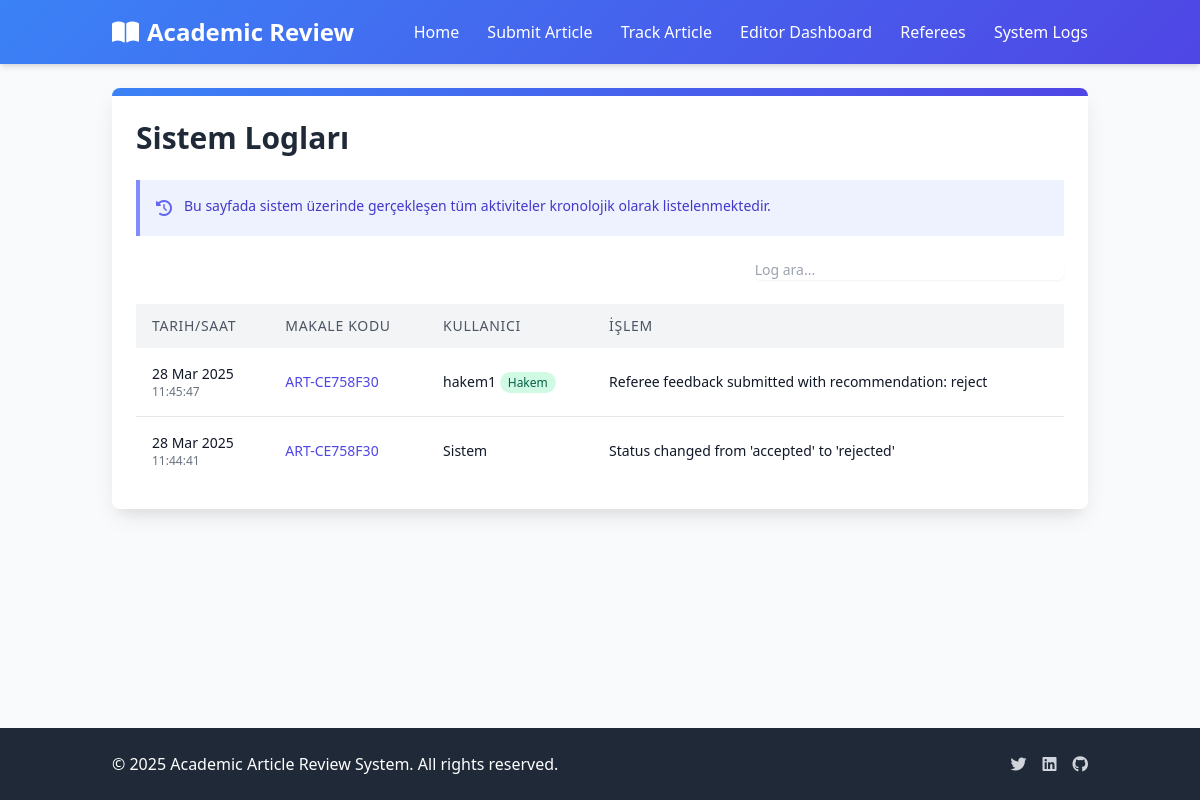
Before: /logs/ with the older database file.
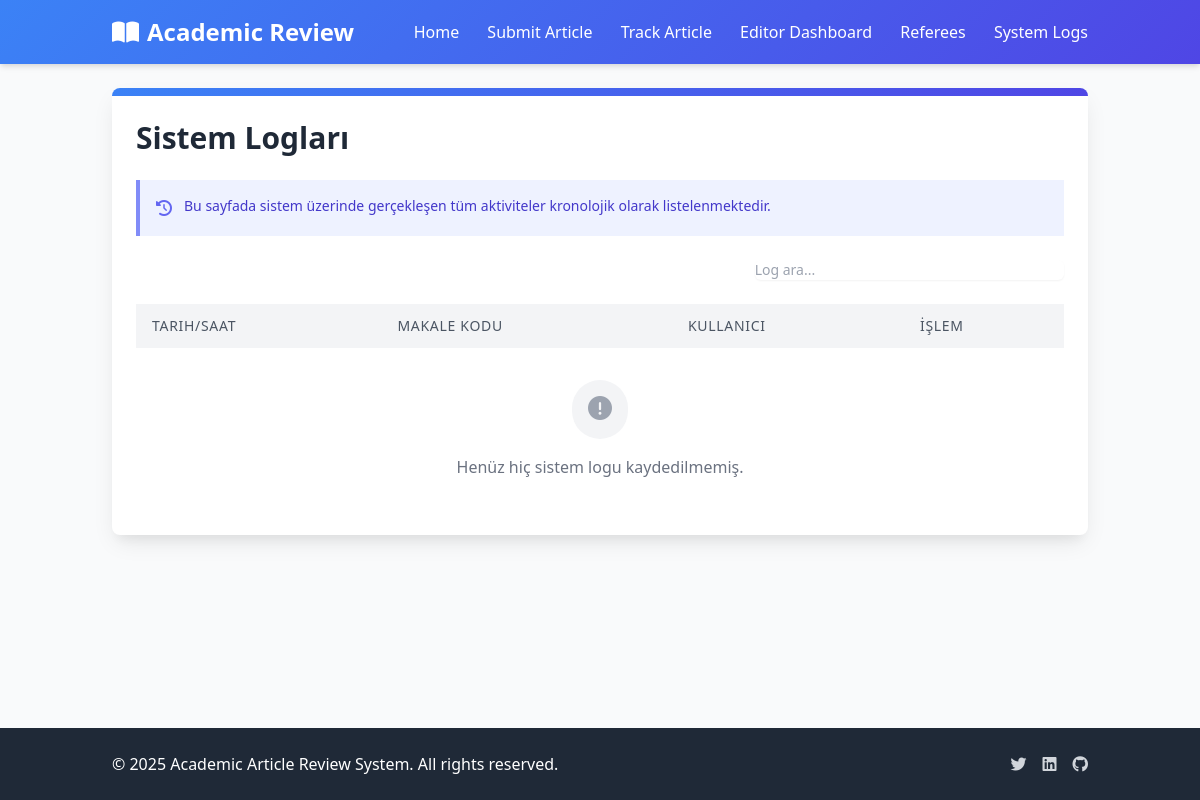
After: the same page with the newer database file.
### articles/models.py (models this page shows, shortened)
class ActivityLog(models.Model):
    article = models.ForeignKey(Article, on_delete=models.CASCADE, related_name='logs')
    user = models.ForeignKey(User, on_delete=models.SET_NULL, null=True, blank=True)
    email = models.EmailField(blank=True, null=True)  # For anonymous users
    action = models.CharField(max_length=255)
    timestamp = models.DateTimeField(auto_now_add=True)
    class Meta:
        ordering = ['-timestamp']

class Article(models.Model):
    STATUS_CHOICES = (
        ('submitted', 'Submitted'),
        ('under_review', 'Under Review'),
        ('revision_required', 'Revision Required'),
        ('accepted', 'Accepted'),
        ('rejected', 'Rejected'),
    )
    title = models.CharField(max_length=255, null=True, blank=True)
    tracking_code = models.CharField(max_length=20, unique=True, editable=False)
    email = models.EmailField()
    file = models.FileField(upload_to='articles/')
    anonymized_file = models.FileField(upload_to='anonymized_articles/', null=True, blank=True)
    status = models.CharField(max_length=50, choices=STATUS_CHOICES, default='submitted')
    submission_date = models.DateTimeField(auto_now_add=True)
    last_updated = models.DateTimeField(auto_now=True)
    referee = models.ForeignKey('Referee', on_delete=models.SET_NULL, null=True, blank=True, related_name='assigned_articles')
    extracted_authors = models.TextField(blank=True, null=True, help_text="Automatically extracted author names")
    extracted_institutions = models.TextField(blank=True, null=True, help_text="Automatically extracted institutions")
    extracted_keywords = models.TextField(blank=True, null=True, help_text="Automatically extracted keywords")
    extracted_emails = models.TextField(blank=True, null=True, help_text="Automatically extracted email addresses")
    anonymization_map = models.TextField(blank=True, null=True, help_text="JSON mapping of original text to encrypted text")
    anonymization_key = models.CharField(max_length=128, blank=True, null=True, help_text="Encryption key for anonymization")
    is_anonymized = models.BooleanField(default=False, help_text="Whether the article has been anonymized")

### articles/views.py (the view)
# urls.py: path('logs/', views.system_logs, name='system_logs'),
def system_logs(request):
    try:
        logs = ActivityLog.objects.all().select_related('article', 'user').order_by('-timestamp')
    except Exception as e:
        logs = []
        messages.error(request, f"Log kayıtları yüklenirken bir hata oluştu: {str(e)}")
    return render(request, 'articles/logs.html', {'logs': logs})

### templates/articles/logs.html (shortened to what the changed rows need)
{% extends 'articles/base.html' %}
{% block content %}
<div class="max-w-6xl mx-auto">
    <div class="bg-white rounded-lg shadow-card overflow-hidden">
        <div class="p-6">
            <h1 class="text-3xl font-bold mb-6 text-gray-800">Sistem Logları</h1>
            <div class="overflow-x-auto">
                <table id="logTable" class="min-w-full bg-white">
                    <thead class="bg-gray-100">
                        <tr>
                            <th class="py-3 px-4 text-left text-sm font-medium text-gray-600 uppercase tracking-wider">
                                Tarih/Saat
                            </th>
                            <th class="py-3 px-4 text-left text-sm font-medium text-gray-600 uppercase tracking-wider">
                                Makale Kodu
                            </th>
                            <th class="py-3 px-4 text-left text-sm font-medium text-gray-600 uppercase tracking-wider">
                                Kullanıcı
                            </th>
                            <th class="py-3 px-4 text-left text-sm font-medium text-gray-600 uppercase tracking-wider">
                                İşlem
                            </th>
                        </tr>
                    </thead>
                    <tbody class="divide-y divide-gray-200">
                        {% for log in logs %}
                        <tr>
                            <td class="py-4 px-4 whitespace-nowrap">
                                <div class="text-sm text-gray-900">{{ log.timestamp|date:"d M Y" }}</div>
                                <div class="text-xs text-gray-500">{{ log.timestamp|time:"H:i:s" }}</div>
                            </td>
                            <td class="py-4 px-4 whitespace-nowrap">
                                <div class="text-sm font-medium text-indigo-600">
                                    <a href="{% url 'editor_review' log.article.id %}">{{ log.article.tracking_code }}</a>
                                </div>
                            </td>
                            <td class="py-4 px-4 whitespace-nowrap">
                                <div class="text-sm text-gray-900">
                                    {% if log.user %}
                                        {{ log.user.username }}
                                        {% if log.user.editor %}
                                            <span class="text-xs text-indigo-800 bg-indigo-100 px-2 py-0.5 rounded-full">Editör</span>
                                        {% elif log.user.referee %}
                                            <span class="text-xs text-green-800 bg-green-100 px-2 py-0.5 rounded-full">Hakem</span>
                                        {% endif %}
                                    {% else %}
                                        {% if log.email %}
                                            {{ log.email }}
                                            <span class="text-xs text-yellow-800 bg-yellow-100 px-2 py-0.5 rounded-full">Yazar</span>
                                        {% else %}
                                            Sistem
                                        {% endif %}
                                    {% endif %}
                                </div>
                            </td>
                            <td class="py-4 px-4">
                                <div class="text-sm text-gray-900">{{ log.action }}</div>
                            </td>
                        </tr>
                        {% empty %}
                        <tr>
                            <td colspan="4" class="py-8 text-center text-gray-500">
                                <div class="inline-block p-4 rounded-full bg-gray-100 mb-4">
                                    <i class="fas fa-exclamation-circle text-gray-400 text-2xl"></i>
                                </div>
                                <p>Henüz hiç sistem logu kaydedilmemiş.</p>
                            </td>
                        </tr>
                        {% endfor %}
                    </tbody>
                </table>
            </div>
        </div>
    </div>
</div>
{% endblock %}

Changed rows visible on the page:
removed ActivityLog: timestamp "28 Mar 2025", timestamp "11:45:47", article.tracking_code "ART-CE758F30", user.username "hakem1", shows "Hakem", action "Referee feedback submitted with recommendation: reject"
removed ActivityLog: timestamp "28 Mar 2025", timestamp "11:44:41", article.tracking_code "ART-CE758F30", shows "Sistem", action "Status changed from 'accepted' to 'rejected'"
Other visible differences:
text now shown: "Henüz hiç sistem logu kaydedilmemiş."
